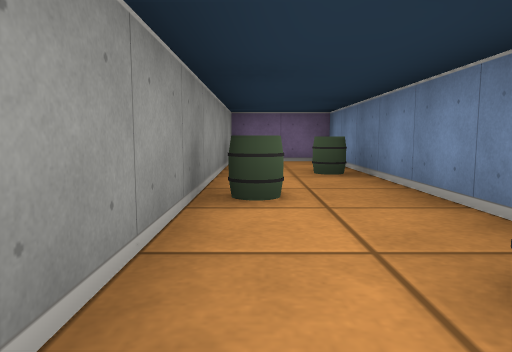
View 1 (above)

17 first-person views from a walk through a cub3D level. The camera is about half as high as the walls, tilts 6° down and sees 70° across. The floor is counted in squares. Each view is taken from the middle of a square. On the plan, view 1 faces up. The plan holds only what a view shows up to about 9 squares ahead; the rest is blank.

View 2
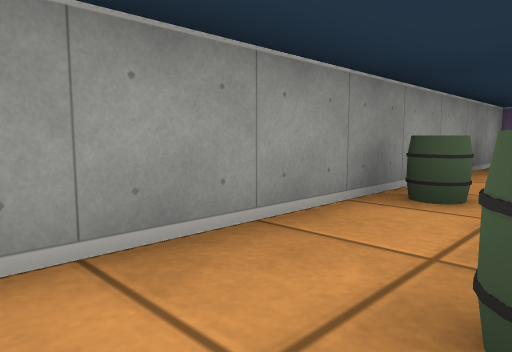

View 3
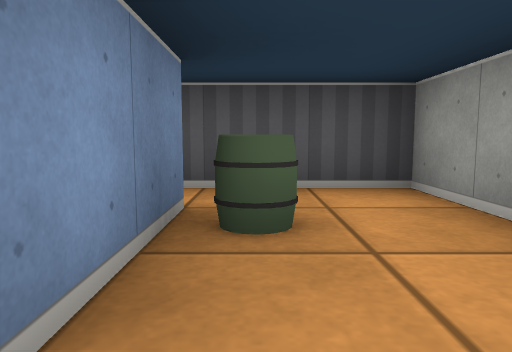

View 4
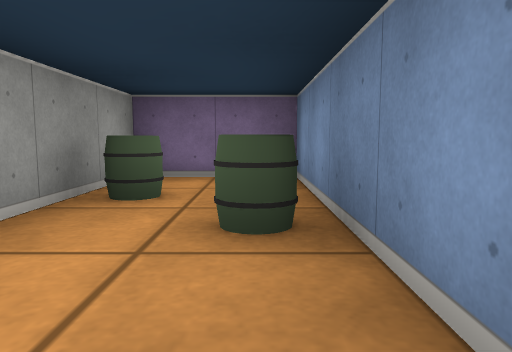

View 5
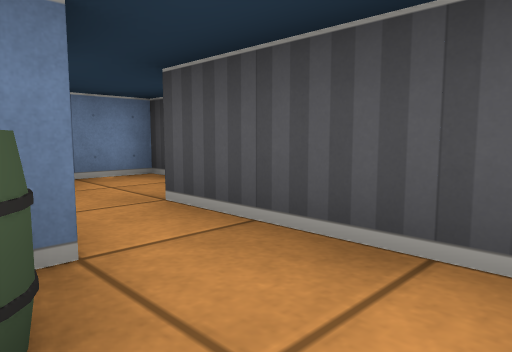

View 6
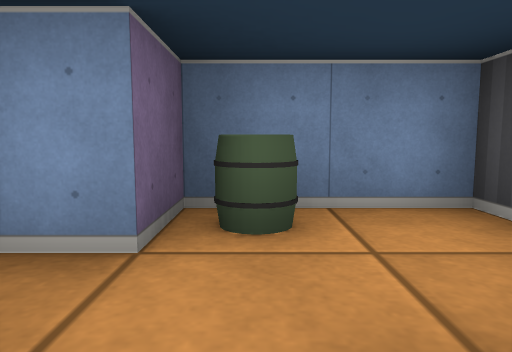

View 7
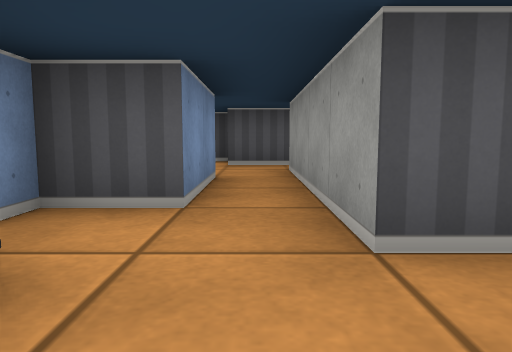

View 8
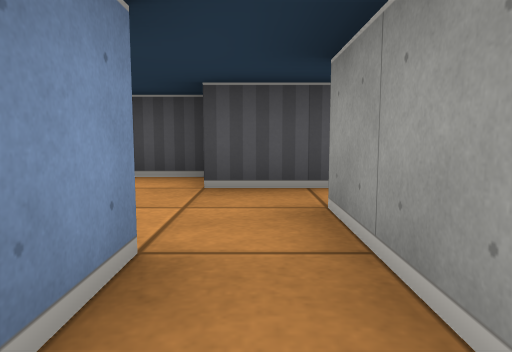

View 9
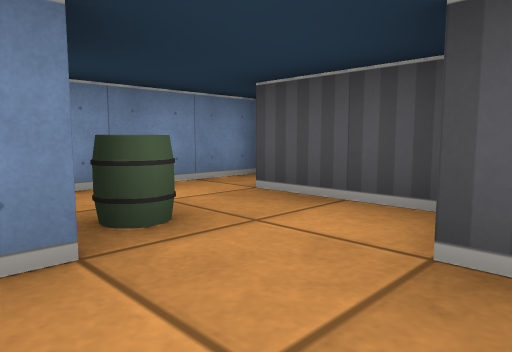

View 10
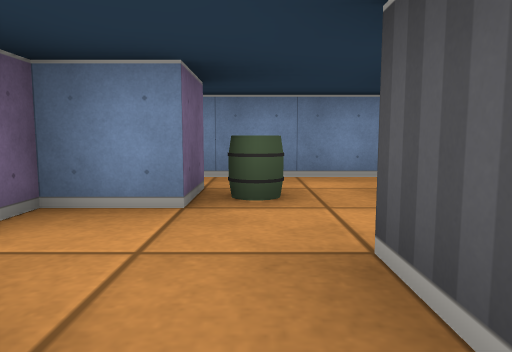

View 11
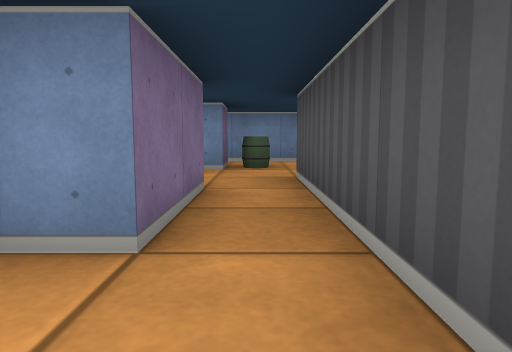

View 12
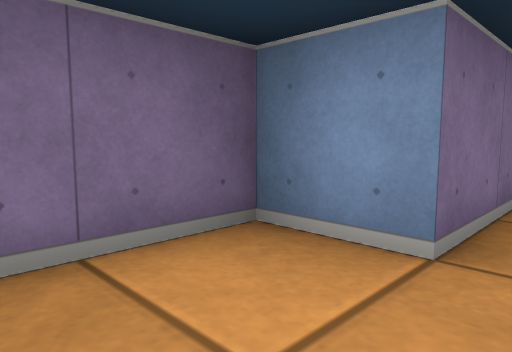

View 13
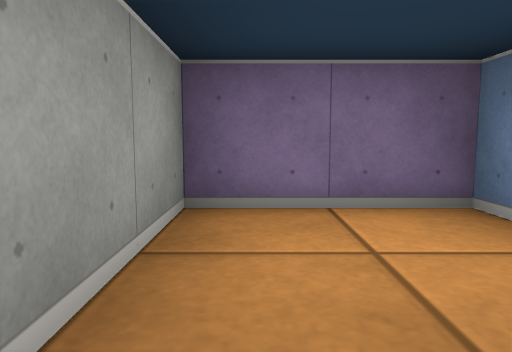

View 14
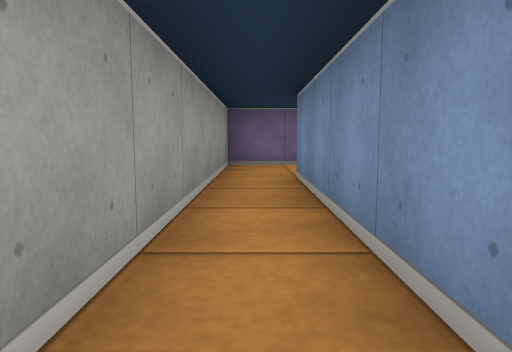

View 15
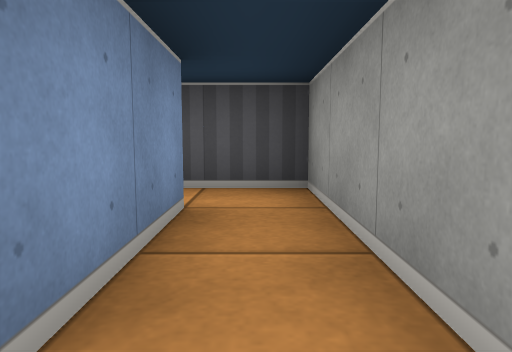

View 16
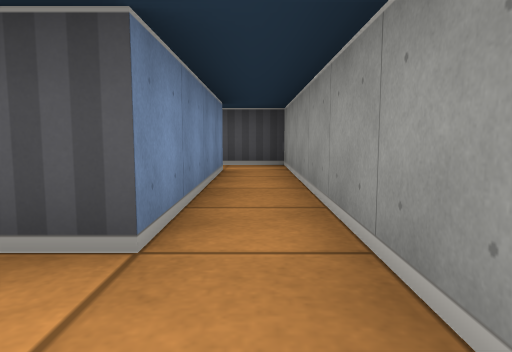

View 17
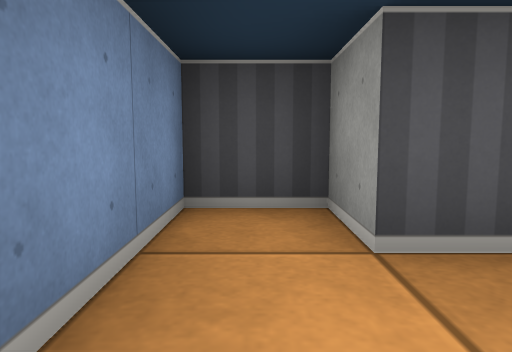

### Floor plan
Ten units are one square. View 1 is at (0, 0); x grows to the right and y downward. Boxes are objects, and circles mark ways between rooms. Rooms are numbered by the first view taken in them; rooms with no view inside come last. Other rooms are left out.
<svg viewBox="-20 -80 90 190">
<path fill="none" stroke="#000" d="M15 -4 15 -75 -5 -75 -5 5 25 5M25 5 25 15M35 15 45 15 45 -5 35 -5 35 -11M25 55 35 55M35 65 55 65 55 75 65 75 65 42M35 35 35 15M55 45 45 45 45 35 40 35M25 15 25 45M-5 95 -5 55 25 55M25 45 5 45 5 35 -15 35 -15 105 -2 105"/>
<rect x="-5" y="-35" width="10" height="10" fill="#bbb"><title>barrel</title></rect>
<rect x="-5" y="-65" width="10" height="10" fill="#bbb"><title>barrel</title></rect>
<rect x="5" y="-15" width="10" height="10" fill="#bbb"><title>barrel</title></rect>
<rect x="5" y="-55" width="10" height="10" fill="#bbb"><title>barrel</title></rect>
<rect x="35" y="-5" width="10" height="10" fill="#bbb"><title>barrel</title></rect>
<rect x="45" y="45" width="10" height="10" fill="#bbb"><title>barrel</title></rect>
<circle cx="20" cy="0" r="3" fill="#2a7"/>
<circle cx="30" cy="20" r="3" fill="#2a7"/>
<circle cx="20" cy="50" r="3" fill="#2a7"/>
<text x="10" y="-30">1</text>
<text x="30" y="0">2</text>
<text x="40" y="50">3</text>
<text x="-10" y="60">4</text>
</svg>
Room 1 opens to room 2. Room 2 opens to room 3. Room 3 opens to room 4.

Where each view was taken, in squares from view 1:
view 1: 0 up, 0 right, facing up
view 2: 0 up, 1 right, facing up-left
view 3: 3 up, 1 right, facing down
view 4: 3 up, 1 right, facing up
view 5: 1 up, 0 right, facing down-right
view 6: 0 up, 2 right, facing right
view 7: 1 up, 3 right, facing down
view 8: 2 down, 3 right, facing down
view 9: 4 down, 3 right, facing down-right
view 10: 5 down, 2 right, facing right
view 11: 5 down, 1 left, facing right
view 12: 5 down, 1 left, facing up-right
view 13: 6 down, 1 left, facing up
view 14: 10 down, 1 left, facing up
view 15: 7 down, 1 left, facing down
view 16: 4 down, 1 left, facing down
view 17: 5 down, 6 right, facing down
